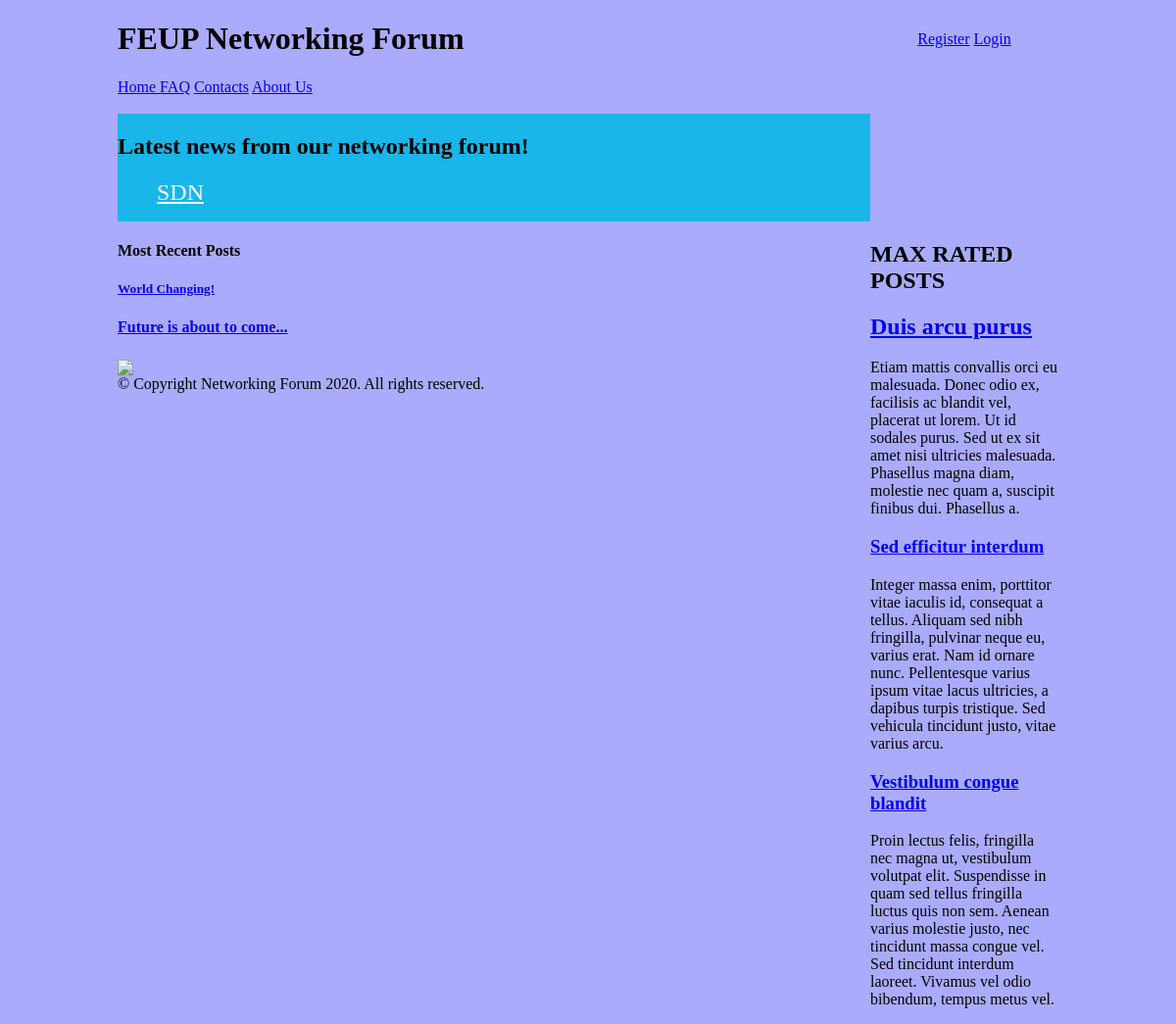
/php/initialpage.php, run on an earlier commit of the app's database.
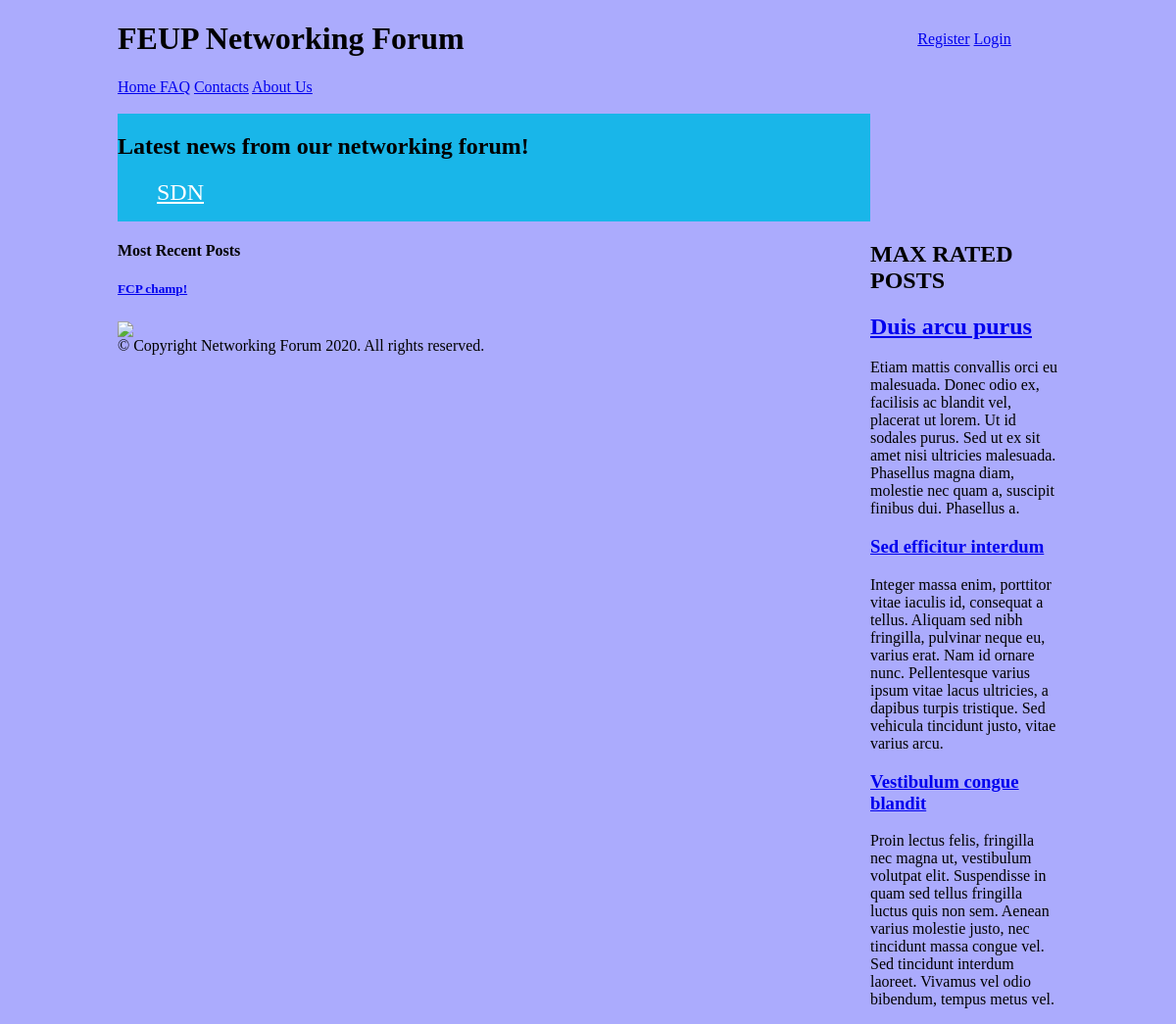
And on a later commit of the database.
### tables this page shows
CREATE TABLE forumpost (
    postid integer PRIMARY KEY AUTOINCREMENT,
    posttitle text NOT NULL,
    content text CHECK(LENGTH(content)>= 0 AND LENGTH(content)<20000),
    username integer REFERENCES user, 
    topic text REFERENCES topic, 
    postrate integer CHECK(postrate>=0 AND postrate <=5),
    forumpostcollection_id integer REFERENCES collection
    );

### php/initialpage.php (called while the page is built)
<?php
  require_once("../database/init.php");
  require_once("../database/posts.php");
  include_once("../templates/homepage_section/header_pagina_inicial_tpl.php");
  include_once("../templates/homepage_section/topics_tpl.php");
  $stories = getAllPosts();
  include_once("../templates/homepage_section/max_rated_tpl.php");
  include_once("../templates/homepage_section/most_recent_posts_tpl.php");
  include_once("../templates/static_sections/footer_tpl.php");
?>

### database/posts.php (called while the page is built, shortened)
<?php
function getAllPosts()
{
  global $dbh;
  $stmt = $dbh->prepare('SELECT * FROM forumpost');
  $stmt->execute();
  return $stmt->fetchAll();
}

### templates/homepage_section/most_recent_posts_tpl.php (the view, shortened to what this page needs)
<section id="posts">
  <article>
  <aside id="related">
   <h1> Most Recent Posts</h1>
   <?php foreach ($stories as $story) { ?>
   <article>
       <h1><a href="../php/full_article.php"><?php echo $story["posttitle"]?></a></h1>
   </article>
  </aside>
<?php  } ?>

### templates/homepage_section/header_pagina_inicial_tpl.php (shortened to what this page needs)
<!DOCTYPE html>
<html lang="en">
<head>
    <link href="../css/initialpage.css" rel="stylesheet">
</head>
<body>
    <header>
        <h1> FEUP Networking Forum </h1>
        <div id="signup">
            <a href="register.php">Register</a>
            <?php if (!isset($_SESSION["username"])) { ?>
            <a href="login.php">Login</a>
            <?php } ?>
        </div>
        <div id="otherpages">
            <a href="initialpage.php"> Home </a>
            <a href="../php/FAQ.php">FAQ</a>
            <a href="../php/contacts.php">Contacts</a>
            <a href="../php/aboutUs.html">About Us</a> <br> <br>
        </div>
</head>
<body>

### templates/homepage_section/topics_tpl.php
<nav id="topics">
            <h2> Latest news from our networking forum!  </h2>
        <ul>
            <li><a href="#">SDN</a></li>
        </ul>
</nav>

### templates/homepage_section/max_rated_tpl.php
<aside id="related">
        <h1> MAX RATED POSTS</h1>
        <article>
          <h2><a href="#">Duis arcu purus</a></h1>
          <p>Etiam mattis convallis orci eu malesuada. Donec odio ex, facilisis ac blandit vel, placerat ut lorem. Ut id sodales purus. Sed ut ex sit amet nisi ultricies malesuada. Phasellus magna diam, molestie nec quam a, suscipit finibus dui. Phasellus a.</p>
        </article>
        <article>
          <h1><a href="#">Sed efficitur interdum</a></h1>
          <p>Integer massa enim, porttitor vitae iaculis id, consequat a tellus. Aliquam sed nibh fringilla, pulvinar neque eu, varius erat. Nam id ornare nunc. Pellentesque varius ipsum vitae lacus ultricies, a dapibus turpis tristique. Sed vehicula tincidunt justo, vitae varius arcu.</p>
        </article>
        <article>
          <h1><a href="#">Vestibulum congue blandit</a></h1>
          <p>Proin lectus felis, fringilla nec magna ut, vestibulum volutpat elit. Suspendisse in quam sed tellus fringilla luctus quis non sem. Aenean varius molestie justo, nec tincidunt massa congue vel. Sed tincidunt interdum laoreet. Vivamus vel odio bibendum, tempus metus vel.</p>
        </article>
</aside>

### templates/static_sections/footer_tpl.php
<footer>
    <div class="container" id="footer-bottom">
    <img id="footer-logo" src="../images/Heaven-Networking-icon.png" style="vertical-align:middle;">
    <div id="copyright">
        © Copyright Networking Forum 2020. All rights reserved.
    </div>
    </div>
</footer>
</body>
</html>

### css/initialpage.css (style rules this page uses)
body { background-color: #ababfd; margin: 0 auto; width: 60em; display: grid; grid-template-columns: [start] 4fr [middle] 1fr [end]; grid-template-rows: [start] auto [topics] auto [posts] 1fr [footer] auto [end]; }
body > header h1 { font-family: garamond; }
body > header { grid-column: start / end; }
#topics { background-color: #19B6E9; grid-column: start; }
aside { grid-column: middle; grid-row: topics/end; }
#posts { grid-column: start; }
body > header { display: grid; grid-template-columns: [start] 4fr [middle] 1fr [end]; grid-template-rows: auto auto; }
body > header h1 { grid-column: 1; grid-row: 1; }
body > header #signup { grid-column: 2; grid-row: 1; justify-self: center; align-self: center; }
#topics ul { display: flex; flex-direction: row; }
#topics li { display: block; flex: 1; color: white; }
#topics li a { color: white; font-family: Georgia, 'Times New Roman', Times, serif; font-size: x-large; }
footer { bottom:100; width:100%; height:60px; }

What changed in the data, as far as the page shows it:
removed forumpost: posttitle "World Changing!"
removed forumpost: posttitle "Future is about to come..."
added forumpost: posttitle "FCP champ!"
